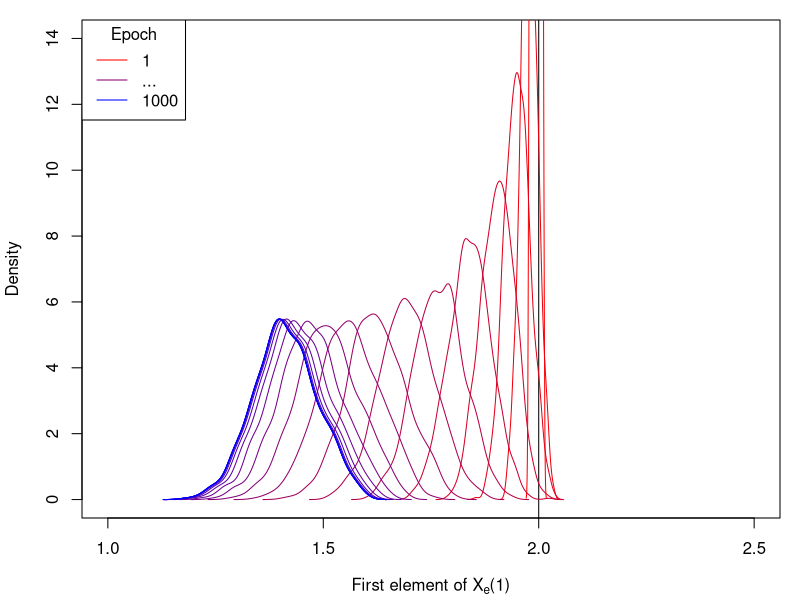
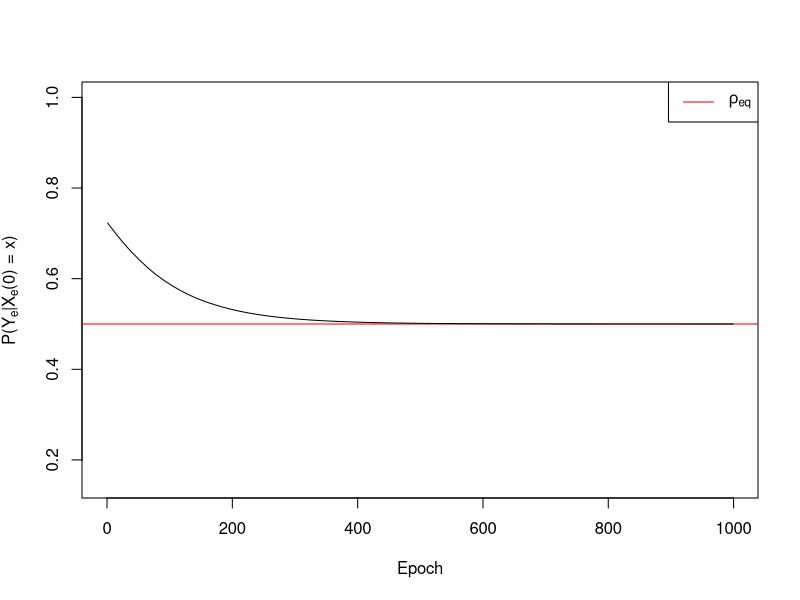

The R script that drew these images, in order:
################################################################
################################################################
## Stacked interventions simulation of theorem 3              ##
################################################################
################################################################
## 
## James Liley, April 27 2022
##



################################################################
## Seed, functions, parameters                                ##
################################################################

# Random seed
set.seed(1)

# Logistic function
logistic=function(x,a=1) 1/(1+exp(-a*x))

# Converge in distribution or not
#  Set to FALSE to demonstrate failure of X_e(1) to converge in 
#  distribution despite P(Y_e|X_e=x) converging 
converge=TRUE

# Parameters
n=1000 # number of samples
p=3 # dimension of x
if (converge) mxs0=0.1 else mxs0=0.5 # g shifts each element of x by up to this much
if (converge) nlimit=1000 else nlimit=1000 # g shifts each element of x by up to this much

# Test point
x=c(2,3,-1)

# rho_eq (acceptable/equivocal risk)
rho_eq=0.5

# Function governing how to compute rho from values z=P(Y_e|X_e(0)=x) (oracle is mean of z)
rho_fit=function(z,e) mean(f(z,e=e)) # effectively unbiased, no variance

# Set to TRUE to save figure to file rather than drawing in R
save_plot=TRUE


################################################################
## Define functions f and g                                   ##
################################################################

# f, parametrised by beta (beta=(0.62,0.18,0.84) if run with seed)
beta=abs(rnorm(p)) # WOLOG assume elements of beta are positive
f=function(x,e=0) as.numeric(logistic(x %*% beta))

## Random valued g:  
## If 'converge' is FALSE, sets g such that Xe does not converge in distribution
if (converge) 
{
  ## In this case, g(r,x) = x + sU; s=(r-r_eq)*sign(r-r_eq),U~U(-mxs/2,mxs)
  g=function(r,x,r_eq=rho_eq,mxs=mxs0,e=0) {
    #dx=matrix(runif(length(x),0,mxs),nrow=nrow(x),ncol=ncol(x))
    dx=matrix(runif(length(x),-mxs/2,mxs),nrow=nrow(x),ncol=ncol(x))
    sx=(r-r_eq)
    dx=dx*sx
    return(x-dx)
  }
} else {
  g=function(r,x,r_eq=rho_eq,mxs=mxs0,e=0) {
    dx=matrix(runif(length(x),-mxs/2,mxs),nrow=nrow(x),ncol=ncol(x))
    sx=(r-r_eq)
    dx=dx*sign(sx)*abs(sx)^(1/4)
    return(x-dx)
  }
}

################################################################
## Functions to compute X_e and (empirically) rho_e           ##
################################################################

# Compute rho and x_e at epoch e with (not-quite) oracle predictor
x_e = function(x,e,nt=1000) {
  
  xe=array(0,dim=c(nt,length(x),e-1))
  rho=rep(0,e-1)
  
  # epoch 0
  xe0=outer(rep(1,nt),x)
  rho0=rho_fit(xe0,0)
  
  xe[,,1]=xe0
  rho[1]=rho0
  
  for (ex in 1:(e-1)) {
    xe1=g(rho0,xe0) # This is X_e
    rho1=rho_fit(xe1,ex) # this is E(Y|X(0)=x) or E(f(Xe))
    rho0=rho1; xe0=xe1
    xe[,,ex]=xe0
    rho[ex]=rho0
  }
  
  return(list(rho=rho,xe=xe))
}


################################################################
## Compute rho and x_e                                        ##
################################################################

# Compute distribution of X_e at various values of e
xx=x_e(x,nlimit)

ntrial=20 # this many plots
for (ii in 1:ntrial) {
  i=min(nlimit-1,ceiling((ii^(2.5))*(nlimit-1)/(ntrial^(2.5))))
  xe=xx$xe[,,i]
  dx=density(xe[,1])
  assign(paste0("dx",ii),dx)
}

rho_seq=xx$rho; 


################################################################
## Draw figures                                               ##
################################################################

# Set up
if (save_plot) pdf(paste0("thm3demo_conv",converge,".pdf"),width=4,height=4)

par(mar=c(4.1,4.1,1,1))


# With this g, xe converges in distribution if converge=TRUE and does not otherwise
if (converge) {
  xlim0=c(1,2.5)
  ylim0=c(0,14)
  ylim1=c(0.15,1)
} else {
  xlim0=c(-3,2)
  ylim0=c(0,1.5)
  ylim1=c(0.15,0.65)
}
plot(0,xlim=xlim0,ylim=ylim0,type="n",xlab=expression(paste("First element of X"[e],"(1)")),ylab="Density")
cx=colorRampPalette(c("red","blue"))(ntrial)
abline(v=x[1])
for (ii in 1:ntrial) {
  dx=get(paste0("dx",ii))
  lines(dx,col=cx[ii])
}
legend("topleft",title="Epoch",legend=c("1","...",nlimit),col=cx[c(1,10,20)],lty=1)

if (save_plot) dev.off()

if (save_plot) pdf(paste0("thm3demo_conv",converge,"_rho.pdf"),width=4,height=4)

#... and rho converges if converge=TRUE, and almost converges otherwise.
plot(0,type="n",xlab="Epoch",xlim=c(0,length(rho_seq)),
     ylab=expression(paste("P(Y"[e],"|X"[e],"(0) = x)")),
     ylim=ylim1) # converges slowly to rho_eq
abline(h=rho_eq,col="red")
lines(rho_seq)
legend("topright",legend=expression(rho[eq]),col="red",lty=1)

if (save_plot) dev.off()

